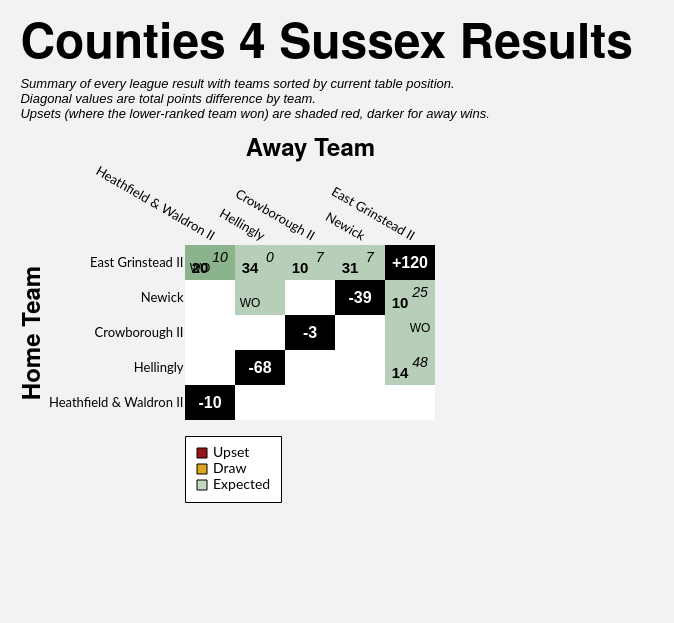

Write a Vega-Lite specification for this figure.
### Vega-Lite specification from a JSON file in a GitHub repository (floating-point values rounded to 4 significant figures)
{"config": {"axis": {"labelFont": "Lato, sans-serif", "titleFont": "PT Sans Narrow, Helvetica Neue, Helvetica, Arial, sans-serif", "labelFontSize": 13, "titleFontSize": 24, "gridColor": "#202947", "gridOpacity": 0.2}, "header": {"labelFont": "PT Sans Narrow, Helvetica Neue, Helvetica, Arial, sans-serif", "titleFont": "PT Sans Narrow, Helvetica Neue, Helvetica, Arial, sans-serif", "labelFontSize": 24, "titleFontSize": 28, "labelFontWeight": "bold", "orient": "left"}, "legend": {"labelFont": "Lato, sans-serif", "titleFont": "PT Sans Narrow, Helvetica Neue, Helvetica, Arial, sans-serif", "labelFontSize": 14, "titleFontSize": 16, "titlePadding": 5, "fillColor": "white", "strokeColor": "black", "padding": 10, "titleFontWeight": "lighter", "titleFontStyle": "italic", "titleColor": "gray", "offset": 10}, "title": {"font": "PT Sans Narrow, Helvetica Neue, Helvetica, Arial, sans-serif", "fontSize": 48, "fontWeight": "bold", "anchor": "start", "align": "center", "titlePadding": 20, "subtitlePadding": 10, "subtitleFontSize": 13, "subtitleColor": "", "subtitleFontStyle": "italic", "offset": 15, "color": "black"}, "axisX": {"labelAngle": 0}, "facet": {"title": null, "header": null, "align": {"row": "each", "column": "each"}}, "resolve": {"scale": {"y": "independent", "facet": "independent"}}, "background": "#f2f1f4", "view": {"stroke": null}}, "layer": [{"data": {"name": "data-9007abbc48c921b4a850d095409b9500"}, "mark": {"type": "rect"}, "encoding": {"color": {"field": "unexpected_result", "legend": {"columns": 1, "direction": "horizontal", "labelExpr": "datum.value === 'Upset (Away Win)' ? 'Upset' : datum.value", "labelLimit": 220, "offset": 16, "orient": "bottom", "symbolStrokeColor": "black", "symbolStrokeWidth": 1, "values": ["Upset (Away Win)", "Draw", "Expected"]}, "scale": {"domain": ["Expected", "Upset (Home Win)", "Upset (Away Win)", "Draw", "To be played", "N/A"], "range": ["#146f1444", "#991515bb", "#991515", "goldenrod", "white", "black"]}, "title": null, "type": "nominal"}, "opacity": {"condition": {"test": "datum.home_team == param_14['home_team'] || datum.away_team == param_14['home_team'] || !isValid(param_14['home_team'])", "value": 1.0}, "value": 0.1}, "tooltip": [{"field": "home_team", "title": "Home", "type": "nominal"}, {"field": "away_team", "title": "Away", "type": "nominal"}, {"field": "home_score_text", "title": "Home Score", "type": "nominal"}, {"field": "away_score_text", "title": "Away Score", "type": "nominal"}, {"field": "result", "title": "Result", "type": "nominal"}, {"field": "unexpected_result", "title": "Unexpectedness", "type": "nominal"}, {"field": "date", "format": "%d %b %Y", "title": "Date", "type": "temporal"}], "x": {"axis": {"domain": false, "grid": false, "labelAngle": 30, "orient": "top", "ticks": false}, "field": "away_team", "sort": ["Heathfield & Waldron II", "Hellingly", "Crowborough II", "Newick", "East Grinstead II"], "title": "Away Team", "type": "nominal"}, "y": {"axis": {"domain": false, "grid": false, "ticks": false}, "field": "home_team", "sort": ["East Grinstead II", "Newick", "Crowborough II", "Hellingly", "Heathfield & Waldron II"], "title": "Home Team", "type": "nominal"}}, "name": "view_10"}, {"data": {"name": "data-9007abbc48c921b4a850d095409b9500"}, "mark": {"type": "text", "fontStyle": "italic", "size": 14, "xOffset": 10, "yOffset": -5}, "encoding": {"color": {"condition": {"test": "(datum.home_team == param_14['home_team'] || datum.away_team == param_14['home_team'] || !isValid(param_14['home_team'])) && datum.unexpected_result == 'Expected'", "value": "black"}, "value": "white"}, "text": {"field": "away_score_text", "type": "nominal"}, "x": {"field": "away_team", "sort": ["Heathfield & Waldron II", "Hellingly", "Crowborough II", "Newick", "East Grinstead II"], "type": "nominal"}, "y": {"field": "home_team", "sort": ["East Grinstead II", "Newick", "Crowborough II", "Hellingly", "Heathfield & Waldron II"], "type": "nominal"}}, "transform": [{"filter": "datum.away_score_text != '' && datum.away_score_text != 'WO'"}]}, {"data": {"name": "data-9007abbc48c921b4a850d095409b9500"}, "mark": {"type": "text", "size": 12, "xOffset": 10, "yOffset": -5}, "encoding": {"color": {"condition": {"test": "(datum.home_team == param_14['home_team'] || datum.away_team == param_14['home_team'] || !isValid(param_14['home_team'])) && datum.unexpected_result == 'Expected'", "value": "black"}, "value": "white"}, "text": {"field": "away_score_text", "type": "nominal"}, "x": {"field": "away_team", "sort": ["Heathfield & Waldron II", "Hellingly", "Crowborough II", "Newick", "East Grinstead II"], "type": "nominal"}, "y": {"field": "home_team", "sort": ["East Grinstead II", "Newick", "Crowborough II", "Hellingly", "Heathfield & Waldron II"], "type": "nominal"}}, "transform": [{"filter": "datum.away_score_text == 'WO'"}]}, {"data": {"name": "data-9007abbc48c921b4a850d095409b9500"}, "mark": {"type": "text", "fontWeight": "bold", "size": 15, "xOffset": -10, "yOffset": 5}, "encoding": {"color": {"condition": {"test": "(datum.home_team == param_14['home_team'] || datum.away_team == param_14['home_team'] || !isValid(param_14['home_team'])) && datum.unexpected_result == 'Expected'", "value": "black"}, "value": "white"}, "text": {"field": "home_score_text", "type": "nominal"}, "x": {"field": "away_team", "sort": ["Heathfield & Waldron II", "Hellingly", "Crowborough II", "Newick", "East Grinstead II"], "type": "nominal"}, "y": {"field": "home_team", "sort": ["East Grinstead II", "Newick", "Crowborough II", "Hellingly", "Heathfield & Waldron II"], "type": "nominal"}}, "transform": [{"filter": "datum.home_score_text != '' && datum.home_score_text != 'WO'"}]}, {"data": {"name": "data-9007abbc48c921b4a850d095409b9500"}, "mark": {"type": "text", "size": 12, "xOffset": -10, "yOffset": 5}, "encoding": {"color": {"condition": {"test": "(datum.home_team == param_14['home_team'] || datum.away_team == param_14['home_team'] || !isValid(param_14['home_team'])) && datum.unexpected_result == 'Expected'", "value": "black"}, "value": "white"}, "text": {"field": "home_score_text", "type": "nominal"}, "x": {"field": "away_team", "sort": ["Heathfield & Waldron II", "Hellingly", "Crowborough II", "Newick", "East Grinstead II"], "type": "nominal"}, "y": {"field": "home_team", "sort": ["East Grinstead II", "Newick", "Crowborough II", "Hellingly", "Heathfield & Waldron II"], "type": "nominal"}}, "transform": [{"filter": "datum.home_score_text == 'WO'"}]}, {"data": {"name": "data-943e7b5a84a8ffe87dd0d63b149552a4"}, "mark": {"type": "text", "color": "white", "fontWeight": "bold", "size": 16}, "encoding": {"text": {"field": "display_text", "type": "nominal"}, "tooltip": [{"field": "home_team", "title": "Team", "type": "nominal"}, {"field": "display_text", "title": "Points Difference", "type": "nominal"}], "x": {"field": "away_team", "sort": ["Heathfield & Waldron II", "Hellingly", "Crowborough II", "Newick", "East Grinstead II"], "type": "nominal"}, "y": {"field": "home_team", "sort": ["East Grinstead II", "Newick", "Crowborough II", "Hellingly", "Heathfield & Waldron II"], "type": "nominal"}}}], "height": {"step": 35}, "padding": {"left": 20, "top": 20, "right": 40, "bottom": 120}, "params": [{"name": "param_14", "select": {"type": "point", "clear": "dblclick", "fields": ["home_team"], "on": "click"}, "value": null, "views": ["view_10"]}], "title": {"text": "Counties 4 Sussex Results", "subtitle": ["Summary of every league result with teams sorted by current table position.", "Diagonal values are total points difference by team.", "Upsets (where the lower-ranked team won) are shaded red, darker for away wins."]}, "width": {"step": 50}, "$schema": "https://vega.github.io/schema/vega-lite/v5.20.1.json", "datasets": {"data-9007abbc48c921b4a850d095409b9500": [{"home_team": "Crowborough II", "away_team": "Crowborough II", "match_id": null, "date": "", "home_score": null, "away_score": null, "home_walkover": null, "away_walkover": null, "result": "N/A", "home_score_text": "", "away_score_text": "", "wo_result": "", "score_text": "", "display_text": "-3", "is_diagonal": true, "result_simple": "N/A", "unexpected_result": "N/A", "unexpected_opacity": 1.0}, {"home_team": "Crowborough II", "away_team": "East Grinstead II", "match_id": "1083348", "date": "2023-11-18T00:00:00", "home_score": null, "away_score": null, "home_walkover": false, "away_walkover": true, "result": "Away Win", "home_score_text": "", "away_score_text": "WO", "wo_result": "AWO", "score_text": "WO", "display_text": "WO", "is_diagonal": false, "result_simple": "Away Win", "unexpected_result": "Expected", "unexpected_opacity": 0.25}, {"home_team": "Crowborough II", "away_team": "Heathfield & Waldron II", "match_id": null, "date": "", "home_score": null, "away_score": null, "home_walkover": null, "away_walkover": null, "result": "To be played", "home_score_text": "", "away_score_text": "", "wo_result": "", "score_text": "", "display_text": "", "is_diagonal": false, "result_simple": "To be played", "unexpected_result": "To be played", "unexpected_opacity": 1.0}, {"home_team": "Crowborough II", "away_team": "Hellingly", "match_id": null, "date": "", "home_score": null, "away_score": null, "home_walkover": null, "away_walkover": null, "result": "To be played", "home_score_text": "", "away_score_text": "", "wo_result": "", "score_text": "", "display_text": "", "is_diagonal": false, "result_simple": "To be played", "unexpected_result": "To be played", "unexpected_opacity": 1.0}, {"home_team": "Crowborough II", "away_team": "Newick", "match_id": null, "date": "", "home_score": null, "away_score": null, "home_walkover": null, "away_walkover": null, "result": "To be played", "home_score_text": "", "away_score_text": "", "wo_result": "", "score_text": "", "display_text": "", "is_diagonal": false, "result_simple": "To be played", "unexpected_result": "To be played", "unexpected_opacity": 1.0}, {"home_team": "East Grinstead II", "away_team": "Crowborough II", "match_id": "1083358", "date": "2024-02-03T00:00:00", "home_score": 10, "away_score": 7, "home_walkover": false, "away_walkover": false, "result": "Home Win (LBP)", "home_score_text": "10", "away_score_text": "7", "wo_result": "", "score_text": "10-7", "display_text": "10-7", "is_diagonal": false, "result_simple": "Home Win", "unexpected_result": "Expected", "unexpected_opacity": 0.25}, {"home_team": "East Grinstead II", "away_team": "East Grinstead II", "match_id": null, "date": "", "home_score": null, "away_score": null, "home_walkover": null, "away_walkover": null, "result": "N/A", "home_score_text": "", "away_score_text": "", "wo_result": "", "score_text": "", "display_text": "+120", "is_diagonal": true, "result_simple": "N/A", "unexpected_result": "N/A", "unexpected_opacity": 1.0}, {"home_team": "East Grinstead II", "away_team": "Heathfield & Waldron II", "match_id": "1111548", "date": "2024-01-20T00:00:00", "home_score": 20, "away_score": 10, "home_walkover": false, "away_walkover": false, "result": "Home Win", "home_score_text": "20", "away_score_text": "10", "wo_result": "", "score_text": "20-10", "display_text": "20-10", "is_diagonal": false, "result_simple": "Home Win", "unexpected_result": "Expected", "unexpected_opacity": 0.25}, {"home_team": "East Grinstead II", "away_team": "Heathfield & Waldron II", "match_id": "1105112", "date": "2023-12-09T00:00:00", "home_score": null, "away_score": null, "home_walkover": true, "away_walkover": false, "result": "Home Win", "home_score_text": "WO", "away_score_text": "", "wo_result": "HWO", "score_text": "WO", "display_text": "WO", "is_diagonal": false, "result_simple": "Home Win", "unexpected_result": "Expected", "unexpected_opacity": 0.25}, {"home_team": "East Grinstead II", "away_team": "Hellingly", "match_id": "1083351", "date": "2023-12-02T00:00:00", "home_score": 34, "away_score": 0, "home_walkover": false, "away_walkover": false, "result": "Home Win", "home_score_text": "34", "away_score_text": "0", "wo_result": "", "score_text": "34-0", "display_text": "34-0", "is_diagonal": false, "result_simple": "Home Win", "unexpected_result": "Expected", "unexpected_opacity": 0.25}, {"home_team": "East Grinstead II", "away_team": "Newick", "match_id": "1083365", "date": "2024-03-02T00:00:00", "home_score": 31, "away_score": 7, "home_walkover": false, "away_walkover": false, "result": "Home Win", "home_score_text": "31", "away_score_text": "7", "wo_result": "", "score_text": "31-7", "display_text": "31-7", "is_diagonal": false, "result_simple": "Home Win", "unexpected_result": "Expected", "unexpected_opacity": 0.25}, {"home_team": "Heathfield & Waldron II", "away_team": "Crowborough II", "match_id": null, "date": "", "home_score": null, "away_score": null, "home_walkover": null, "away_walkover": null, "result": "To be played", "home_score_text": "", "away_score_text": "", "wo_result": "", "score_text": "", "display_text": "", "is_diagonal": false, "result_simple": "To be played", "unexpected_result": "To be played", "unexpected_opacity": 1.0}, {"home_team": "Heathfield & Waldron II", "away_team": "East Grinstead II", "match_id": null, "date": "", "home_score": null, "away_score": null, "home_walkover": null, "away_walkover": null, "result": "To be played", "home_score_text": "", "away_score_text": "", "wo_result": "", "score_text": "", "display_text": "", "is_diagonal": false, "result_simple": "To be played", "unexpected_result": "To be played", "unexpected_opacity": 1.0}, {"home_team": "Heathfield & Waldron II", "away_team": "Heathfield & Waldron II", "match_id": null, "date": "", "home_score": null, "away_score": null, "home_walkover": null, "away_walkover": null, "result": "N/A", "home_score_text": "", "away_score_text": "", "wo_result": "", "score_text": "", "display_text": "-10", "is_diagonal": true, "result_simple": "N/A", "unexpected_result": "N/A", "unexpected_opacity": 1.0}, {"home_team": "Heathfield & Waldron II", "away_team": "Hellingly", "match_id": null, "date": "", "home_score": null, "away_score": null, "home_walkover": null, "away_walkover": null, "result": "To be played", "home_score_text": "", "away_score_text": "", "wo_result": "", "score_text": "", "display_text": "", "is_diagonal": false, "result_simple": "To be played", "unexpected_result": "To be played", "unexpected_opacity": 1.0}, {"home_team": "Heathfield & Waldron II", "away_team": "Newick", "match_id": null, "date": "", "home_score": null, "away_score": null, "home_walkover": null, "away_walkover": null, "result": "To be played", "home_score_text": "", "away_score_text": "", "wo_result": "", "score_text": "", "display_text": "", "is_diagonal": false, "result_simple": "To be played", "unexpected_result": "To be played", "unexpected_opacity": 1.0}, {"home_team": "Hellingly", "away_team": "Crowborough II", "match_id": null, "date": "", "home_score": null, "away_score": null, "home_walkover": null, "away_walkover": null, "result": "To be played", "home_score_text": "", "away_score_text": "", "wo_result": "", "score_text": "", "display_text": "", "is_diagonal": false, "result_simple": "To be played", "unexpected_result": "To be played", "unexpected_opacity": 1.0}, {"home_team": "Hellingly", "away_team": "East Grinstead II", "match_id": "1083362", "date": "2024-02-17T00:00:00", "home_score": 14, "away_score": 48, "home_walkover": false, "away_walkover": false, "result": "Away Win", "home_score_text": "14", "away_score_text": "48", "wo_result": "", "score_text": "14-48", "display_text": "14-48", "is_diagonal": false, "result_simple": "Away Win", "unexpected_result": "Expected", "unexpected_opacity": 0.25}, {"home_team": "Hellingly", "away_team": "Heathfield & Waldron II", "match_id": null, "date": "", "home_score": null, "away_score": null, "home_walkover": null, "away_walkover": null, "result": "To be played", "home_score_text": "", "away_score_text": "", "wo_result": "", "score_text": "", "display_text": "", "is_diagonal": false, "result_simple": "To be played", "unexpected_result": "To be played", "unexpected_opacity": 1.0}, {"home_team": "Hellingly", "away_team": "Hellingly", "match_id": null, "date": "", "home_score": null, "away_score": null, "home_walkover": null, "away_walkover": null, "result": "N/A", "home_score_text": "", "away_score_text": "", "wo_result": "", "score_text": "", "display_text": "-68", "is_diagonal": true, "result_simple": "N/A", "unexpected_result": "N/A", "unexpected_opacity": 1.0}, {"home_team": "Hellingly", "away_team": "Newick", "match_id": null, "date": "", "home_score": null, "away_score": null, "home_walkover": null, "away_walkover": null, "result": "To be played", "home_score_text": "", "away_score_text": "", "wo_result": "", "score_text": "", "display_text": "", "is_diagonal": false, "result_simple": "To be played", "unexpected_result": "To be played", "unexpected_opacity": 1.0}, {"home_team": "Newick", "away_team": "Crowborough II", "match_id": null, "date": "", "home_score": null, "away_score": null, "home_walkover": null, "away_walkover": null, "result": "To be played", "home_score_text": "", "away_score_text": "", "wo_result": "", "score_text": "", "display_text": "", "is_diagonal": false, "result_simple": "To be played", "unexpected_result": "To be played", "unexpected_opacity": 1.0}, {"home_team": "Newick", "away_team": "East Grinstead II", "match_id": "1083338", "date": "2023-10-21T00:00:00", "home_score": 10, "away_score": 25, "home_walkover": false, "away_walkover": false, "result": "Away Win", "home_score_text": "10", "away_score_text": "25", "wo_result": "", "score_text": "10-25", "display_text": "10-25", "is_diagonal": false, "result_simple": "Away Win", "unexpected_result": "Expected", "unexpected_opacity": 0.25}, {"home_team": "Newick", "away_team": "Heathfield & Waldron II", "match_id": null, "date": "", "home_score": null, "away_score": null, "home_walkover": null, "away_walkover": null, "result": "To be played", "home_score_text": "", "away_score_text": "", "wo_result": "", "score_text": "", "display_text": "", "is_diagonal": false, "result_simple": "To be played", "unexpected_result": "To be played", "unexpected_opacity": 1.0}, {"home_team": "Newick", "away_team": "Hellingly", "match_id": "1115967", "date": "2024-04-20T00:00:00", "home_score": null, "away_score": null, "home_walkover": true, "away_walkover": false, "result": "Home Win", "home_score_text": "WO", "away_score_text": "", "wo_result": "HWO", "score_text": "WO", "display_text": "WO", "is_diagonal": false, "result_simple": "Home Win", "unexpected_result": "Expected", "unexpected_opacity": 0.25}, {"home_team": "Newick", "away_team": "Newick", "match_id": null, "date": "", "home_score": null, "away_score": null, "home_walkover": null, "away_walkover": null, "result": "N/A", "home_score_text": "", "away_score_text": "", "wo_result": "", "score_text": "", "display_text": "-39", "is_diagonal": true, "result_simple": "N/A", "unexpected_result": "N/A", "unexpected_opacity": 1.0}], "data-943e7b5a84a8ffe87dd0d63b149552a4": [{"home_team": "Crowborough II", "away_team": "Crowborough II", "match_id": null, "date": "", "home_score": null, "away_score": null, "home_walkover": null, "away_walkover": null, "result": "N/A", "home_score_text": "", "away_score_text": "", "wo_result": "", "score_text": "", "display_text": "-3", "is_diagonal": true, "result_simple": "N/A", "unexpected_result": "N/A", "unexpected_opacity": 1.0}, {"home_team": "East Grinstead II", "away_team": "East Grinstead II", "match_id": null, "date": "", "home_score": null, "away_score": null, "home_walkover": null, "away_walkover": null, "result": "N/A", "home_score_text": "", "away_score_text": "", "wo_result": "", "score_text": "", "display_text": "+120", "is_diagonal": true, "result_simple": "N/A", "unexpected_result": "N/A", "unexpected_opacity": 1.0}, {"home_team": "Heathfield & Waldron II", "away_team": "Heathfield & Waldron II", "match_id": null, "date": "", "home_score": null, "away_score": null, "home_walkover": null, "away_walkover": null, "result": "N/A", "home_score_text": "", "away_score_text": "", "wo_result": "", "score_text": "", "display_text": "-10", "is_diagonal": true, "result_simple": "N/A", "unexpected_result": "N/A", "unexpected_opacity": 1.0}, {"home_team": "Hellingly", "away_team": "Hellingly", "match_id": null, "date": "", "home_score": null, "away_score": null, "home_walkover": null, "away_walkover": null, "result": "N/A", "home_score_text": "", "away_score_text": "", "wo_result": "", "score_text": "", "display_text": "-68", "is_diagonal": true, "result_simple": "N/A", "unexpected_result": "N/A", "unexpected_opacity": 1.0}, {"home_team": "Newick", "away_team": "Newick", "match_id": null, "date": "", "home_score": null, "away_score": null, "home_walkover": null, "away_walkover": null, "result": "N/A", "home_score_text": "", "away_score_text": "", "wo_result": "", "score_text": "", "display_text": "-39", "is_diagonal": true, "result_simple": "N/A", "unexpected_result": "N/A", "unexpected_opacity": 1.0}]}}
